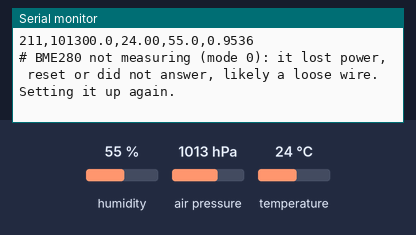
Simulated run of this sketch. Board: Arduino Mega 2560, built with avr-gcc and run on an emulated ATmega2560. Parts: the last lines printed to the serial monitor. Wiring (inferred from the names in the program): BME280 sensor at I2C address 0x77. Inputs (shaded band) come from the test bench; at power-on: humidity 55 %, air pressure 1013 hPa, temperature 24 °C.

Above: at 1.3 s.
1.4 s: humidity set to 22 %
At 1.4 s:
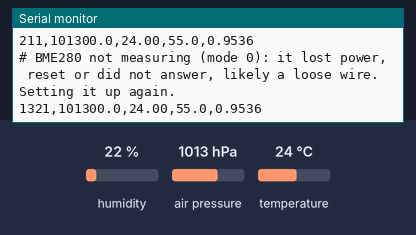
2.9 s: air pressure set to 952 hPa
At 4.2 s:
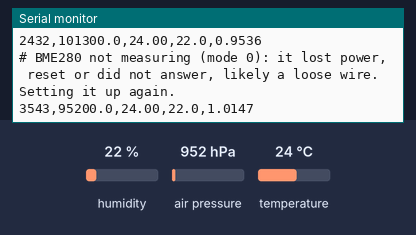
4.4 s: temperature set to 12 °C
At 5.5 s:
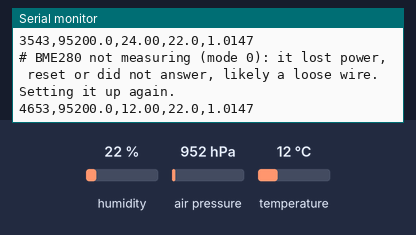
Timing chart, 0 to 7.4 s (numbered marks = the images above; inputs shaded):
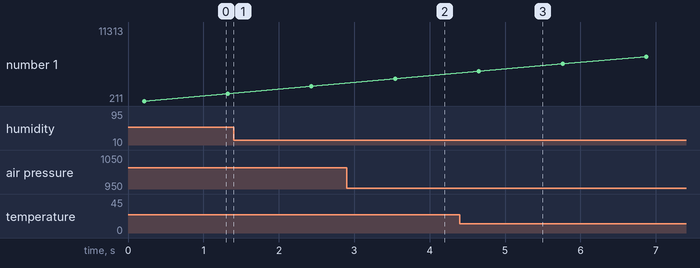

The sketch:

bme280_read.ino
```cpp
// bme280_read.ino
// Bench bring-up, walk-through step 1, item 6 (docs/electronics_walkthrough.md section 6): reads the Waveshare
// BME280 board and prints one line per second.
//
// Needs the "Adafruit BME280 Library" (Arduino IDE: Tools > Manage Libraries, search "Adafruit BME280",
// Install, and accept "Install all" for its dependencies). Record the version installed.
//
// Wiring (drawing sheet 12, DECISIONS.md D-018): VCC (red) -> 5V, GND (black) -> GND, SDA (blue) -> Mega 20,
// SCL (yellow) -> Mega 21; ADDR and CS left open, so the I2C address is 0x77.
//
// Output (Serial Monitor, 115200 baud), one line per second:
//   time_ms,p_Pa,T_C,RH_pct,sdp_factor
//   time_ms    : milliseconds since the board reset
//   p_Pa       : absolute (ambient) pressure, Pa
//   T_C        : temperature, degC (of the board, which warms itself slightly)
//   RH_pct     : relative humidity, %
//   sdp_factor : 96600 Pa / p_Pa, the factor every SDP810 reading gets multiplied by (Sensirion2024 notes:
//                dp_cor = dp_sensor x 966 mbar / p_amb). About 0.95 near sea level.
// Lines starting with '#' are messages, not data.

#include <Wire.h>
#include <Adafruit_BME280.h>

const uint8_t BME_ADDR = 0x77;
Adafruit_BME280 bme;

void setup() {
  Serial.begin(115200);
  Serial.println(F("# bme280_read: Waveshare BME280 at 0x77 (Adafruit BME280 Library, default settings)"));
  if (!bme.begin(BME_ADDR)) {
    Serial.println(F("# BME280 not found at 0x77 (or its chip ID is not 0x60). Check wiring; run i2c_scan."));
    while (true) {
      delay(1000);
    }
  }
  delay(100);  // let the first measurement finish
  Serial.println(F("time_ms,p_Pa,T_C,RH_pct,sdp_factor"));
}

// Reads the BME280's mode bits (register 0xF4 "ctrl_meas", bits 1:0). The library sets normal mode, 3.
// A chip that lost power or reset wakes in sleep mode, 0, and then only repeats its reset values
// (seen 2026-11-23: a frozen 71853.4 Pa, 23.90 degC, 80.2 %). Returns -1 if the chip did not answer.
int readMode() {
  Wire.beginTransmission(BME_ADDR);
  Wire.write(0xF4);
  if (Wire.endTransmission() != 0) {
    return -1;
  }
  if (Wire.requestFrom(BME_ADDR, (uint8_t)1) != 1) {
    return -1;
  }
  return Wire.read() & 0x03;
}

void loop() {
  int mode = readMode();
  if (mode != 3) {
    Serial.print(F("# BME280 not measuring (mode "));
    Serial.print(mode);
    Serial.println(F("): it lost power, reset or did not answer, likely a loose wire. Setting it up again."));
    if (!bme.begin(BME_ADDR)) {
      Serial.println(F("# BME280 not found at 0x77. Check its four wires."));
      delay(1000);
      return;
    }
    delay(100);  // let the first measurement finish
  }

  float p = bme.readPressure();     // Pa
  float t = bme.readTemperature();  // degC
  float rh = bme.readHumidity();    // %

  Serial.print(millis());
  Serial.print(',');
  Serial.print(p, 1);
  Serial.print(',');
  Serial.print(t, 2);
  Serial.print(',');
  Serial.print(rh, 1);
  Serial.print(',');
  Serial.println(96600.0 / p, 4);

  delay(1000);
}
```

Measured:
- after the input at 2.9 s, the serial monitor: prints a new line after 0.64 s (image 2)
- after the input at 4.4 s, the serial monitor: prints a new line after 0.25 s (image 3)
